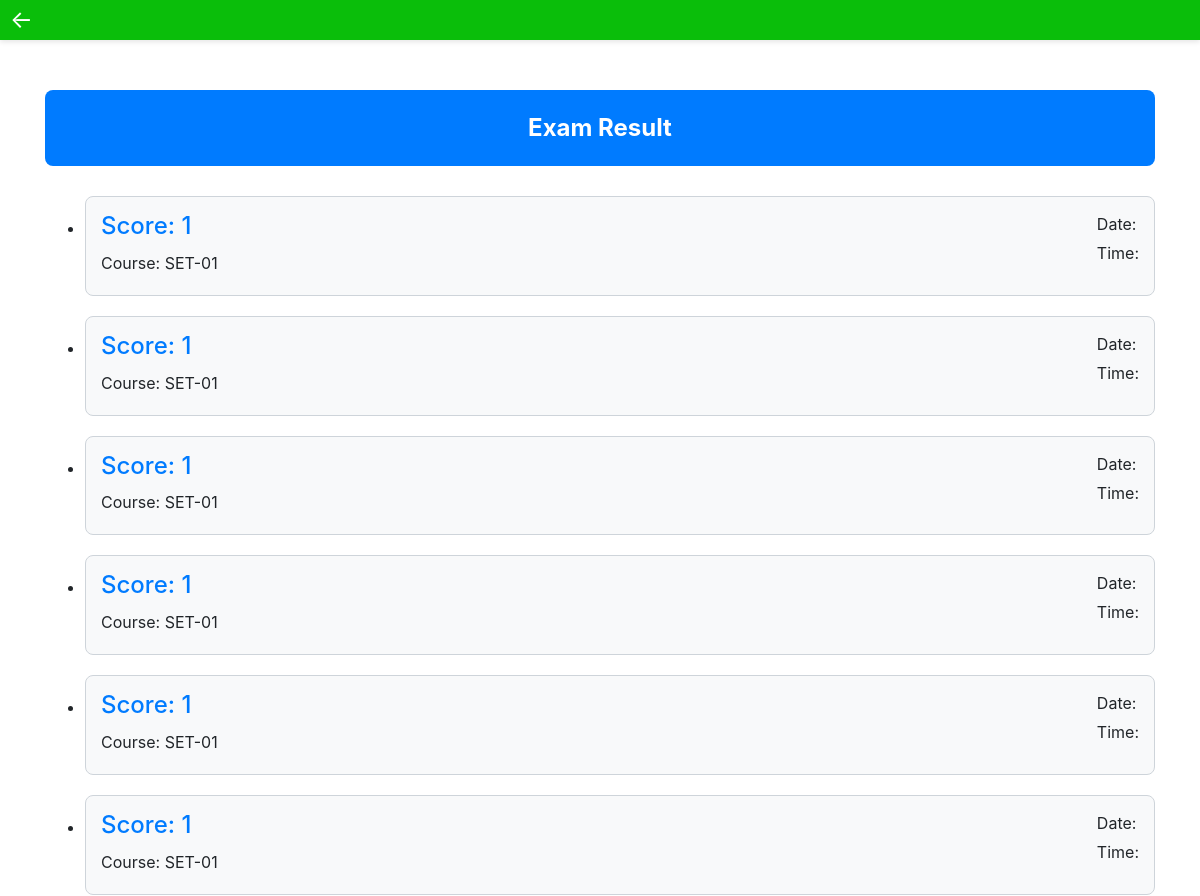
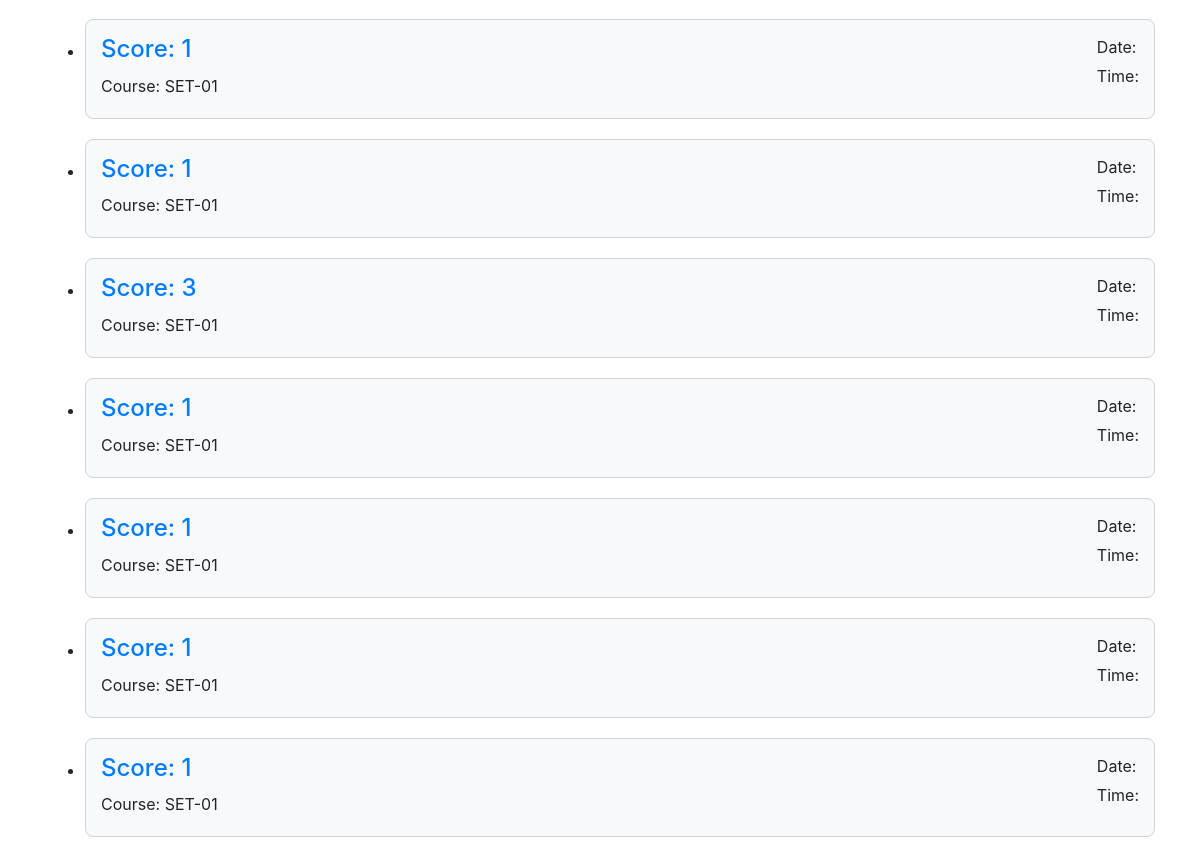
The page /view_score/ (signed in) on the database its author committed (2 pictures, top to bottom).
### main/models.py (models this page shows, shortened)
class ScoreBoard(models.Model):
    course = models.ForeignKey(Course, on_delete=models.CASCADE)
    user = models.ForeignKey(User, on_delete=models.CASCADE)
    score = models.IntegerField()

class Course(models.Model):
    course_name = models.CharField(max_length=100)

### main/views.py (the view)
# urls.py: path('view_score/' , view_score , name="view_score"),
@login_required(login_url='/login')
def view_score(request):
    user = request.user
    score = ScoreBoard.objects.filter(user=user)
    context = {'score' : score}
    return render(request,'score.html' , context)

### main/templates/score.html (shortened to what this page needs)
<!DOCTYPE html>
<html lang="en">
<head>
  <link rel="stylesheet" href="https://stackpath.bootstrapcdn.com/bootstrap/4.4.1/css/bootstrap.min.css">
</head>
<body>
  <div class="header">
    <a class="left-arrow" href="{% url 'main:modelexam' %}">&#8592;</a>
</div>
  <div class="container">
    <div class="result-container">
      <div class="result-header">
        Exam Result
      </div>
      {% if score %}
      <ul class="result-list">
        {% for s in score %}
        <li class="result-item">
          <h4>Score: {{ s.score }}</h4>
          <p>Course: {{ s.course.course_name }}</p>
          <div class="exam-info">
            <p>Date: {{ s.exam_date }}</p>
            <p>Time: {{ s.exam_time }}</p>
          </div>
        </li>
        {% endfor %}
      </ul>
      {% else %}
      <div class="no-result-message">
        <p>You haven't given any exam yet.</p>
        <a class="btn btn-primary" href="/">Start Exam</a>
      </div>
      {% endif %}
    </div>
  </div>
</body>
</html>

### main/templates/score.html (style rules this page uses)
.result-container { margin-top: 50px; }
.result-header { background-color: #007bff; color: #fff; padding: 20px; font-size: 24px; font-weight: bold; text-align: center; border-radius: 8px; }
.result-list { margin-top: 30px; }
.result-item { background-color: #f8f9fa; border: 1px solid #ced4da; border-radius: 8px; margin-bottom: 20px; padding: 15px; position: relative; }
.result-item h4 { margin-bottom: 10px; color: #007bff; margin-top: 0; }
.result-item p { margin-bottom: 5px; }
.exam-info { position: absolute; top: 15px; right: 15px; }
.exam-info p { margin-bottom: 5px; }
.header { background-color: #0abe0a; color: #fff; padding: 20px; box-shadow: 0 2px 5px rgba(0, 0, 0, 0.1); position: relative; margin-bottom: 30px; }
.left-arrow { position: absolute; top: 50%; left: 10px; transform: translateY(-50%); font-size: 24px; color: #fff; text-decoration: none; }

### rows shown on the page
ScoreBoard: score "1", course.course_name "SET-01"
ScoreBoard: score "1", course.course_name "SET-01"
ScoreBoard: score "1", course.course_name "SET-01"
ScoreBoard: score "1", course.course_name "SET-01"
ScoreBoard: score "1", course.course_name "SET-01"
ScoreBoard: score "1", course.course_name "SET-01"
ScoreBoard: score "1", course.course_name "SET-01"
ScoreBoard: score "1", course.course_name "SET-01"
ScoreBoard: score "3", course.course_name "SET-01"
ScoreBoard: score "1", course.course_name "SET-01"
ScoreBoard: score "1", course.course_name "SET-01"
ScoreBoard: score "1", course.course_name "SET-01"
ScoreBoard: score "1", course.course_name "SET-01"
